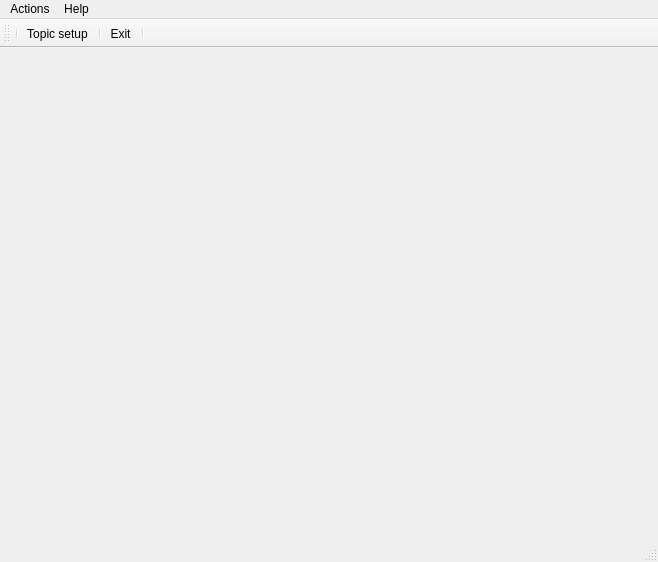
<?xml version="1.0" encoding="UTF-8"?>
<ui version="4.0">
 <class>IMUViewClass</class>
 <widget class="QMainWindow" name="IMUViewClass">
  <property name="geometry">
   <rect>
    <x>0</x>
    <y>0</y>
    <width>658</width>
    <height>562</height>
   </rect>
  </property>
  <property name="minimumSize">
   <size>
    <width>0</width>
    <height>0</height>
   </size>
  </property>
  <property name="windowTitle">
   <string>IMUView</string>
  </property>
  <widget class="QWidget" name="centralWidget">
   <property name="minimumSize">
    <size>
     <width>400</width>
     <height>300</height>
    </size>
   </property>
  </widget>
  <widget class="QMenuBar" name="menuBar">
   <property name="geometry">
    <rect>
     <x>0</x>
     <y>0</y>
     <width>658</width>
     <height>25</height>
    </rect>
   </property>
   <widget class="QMenu" name="menuActions">
    <property name="title">
     <string>Actions</string>
    </property>
    <addaction name="actionBasicSetup"/>
    <addaction name="actionTopicSetup"/>
    <addaction name="actionExit"/>
   </widget>
   <widget class="QMenu" name="menuHelp">
    <property name="title">
     <string>Help</string>
    </property>
    <addaction name="actionAbout"/>
   </widget>
   <addaction name="menuActions"/>
   <addaction name="menuHelp"/>
  </widget>
  <widget class="QStatusBar" name="statusBar"/>
  <widget class="QToolBar" name="toolBar">
   <property name="windowTitle">
    <string>toolBar</string>
   </property>
   <attribute name="toolBarArea">
    <enum>TopToolBarArea</enum>
   </attribute>
   <attribute name="toolBarBreak">
    <bool>false</bool>
   </attribute>
   <addaction name="separator"/>
   <addaction name="actionTopicSetup"/>
   <addaction name="separator"/>
   <addaction name="actionExit"/>
   <addaction name="separator"/>
  </widget>
  <action name="actionExit">
   <property name="text">
    <string>Exit</string>
   </property>
  </action>
  <action name="actionBasicSetup">
   <property name="text">
    <string>Basic setup</string>
   </property>
  </action>
  <action name="actionAbout">
   <property name="text">
    <string>About</string>
   </property>
  </action>
  <action name="actionTopicSetup">
   <property name="text">
    <string>Topic setup</string>
   </property>
  </action>
 </widget>
 <layoutdefault spacing="6" margin="11"/>
 <resources/>
 <connections/>
</ui>
